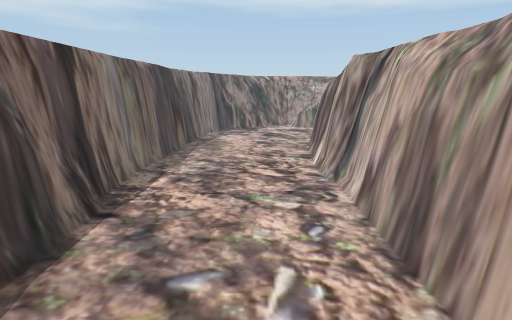
view 1 (above)

16 first-person views from a walk through a Unity game level. The camera is 1.5 m above the floor, tilts 12° down and sees 75° across. The floor is counted in squares, 0.5 m on a side. Each view is taken from the middle of a square. On the plan, view 1 faces up. The plan holds only what a view shows up to about 20 squares ahead; the rest is blank. The place goes on beyond the plan. The player character is not drawn.

view 2
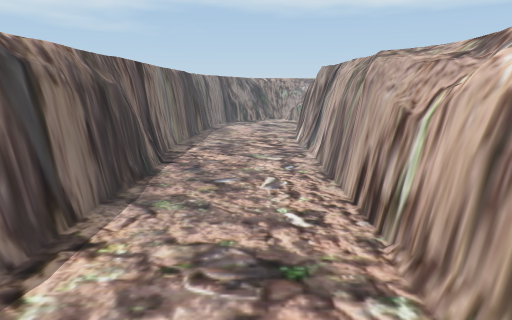

view 3
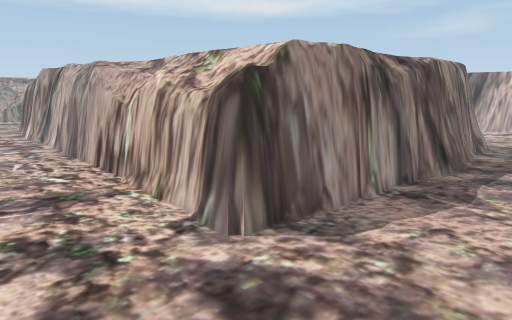

view 4
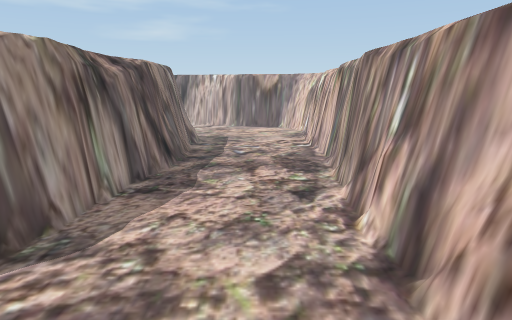

view 5
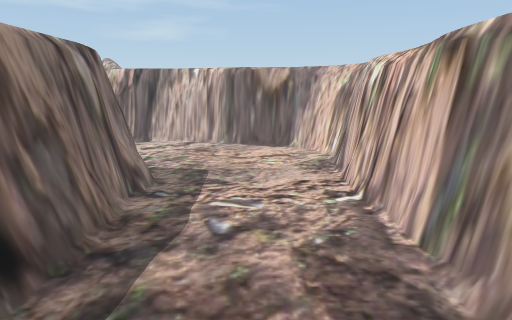

view 6
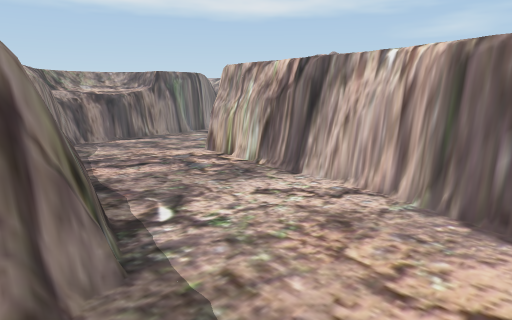

view 7
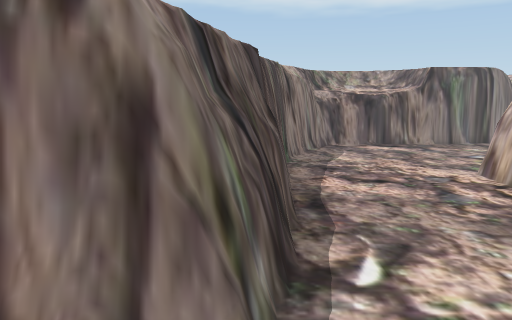

view 8
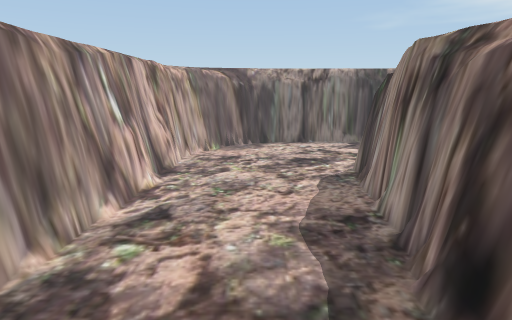

view 9
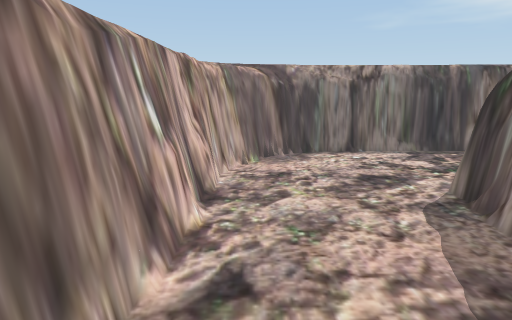

view 10
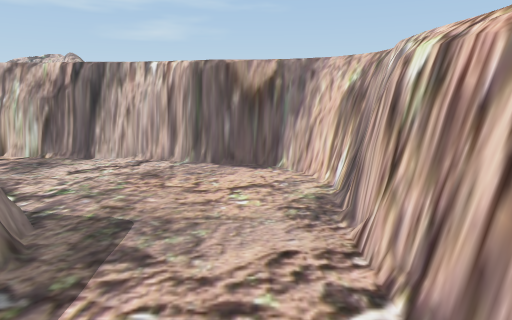

view 11
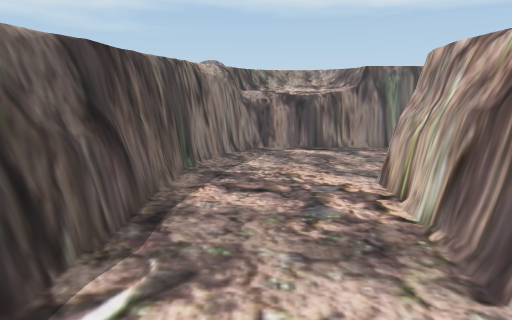

view 12
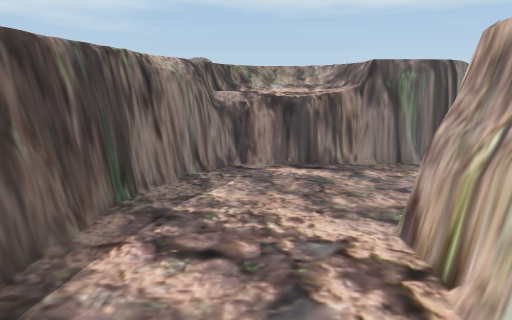

view 13
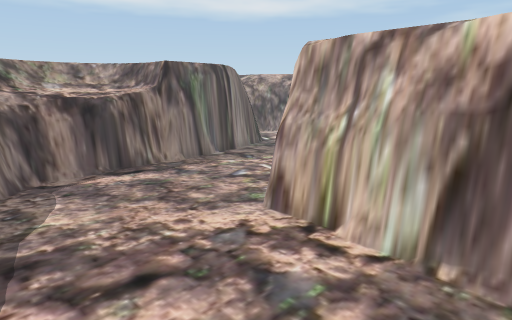

view 14
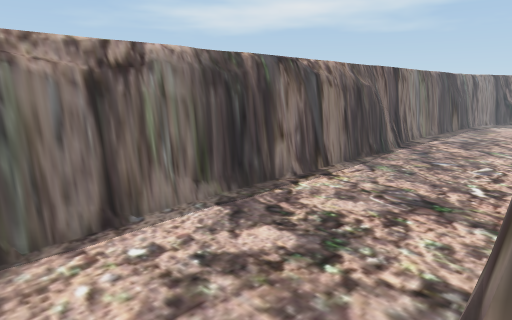

view 15
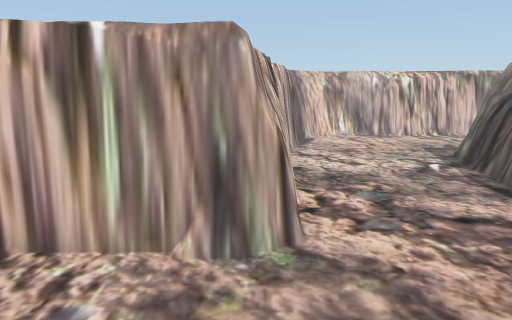

view 16
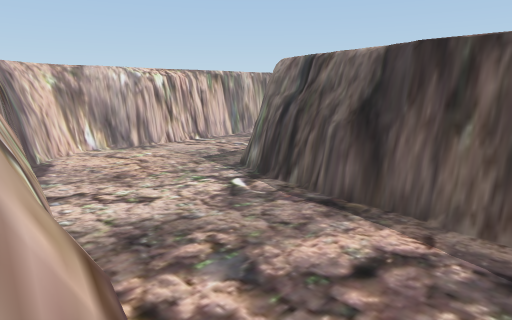

### Floor plan
Key: @ floor where view 1 was taken; # wall or solid block; x gap in a wall; . main floor; : floor 1.5 m higher than the main floor; + floor 1.75 m higher than the main floor; * floor 2 m higher than the main floor; / step, stairs or slope; = window, fence, low wall or low ledge; v drop or lower ground.
Columns run from 5 left of view 1 to 32 right of it. Each row starts with its distance up from view 1.
 13 #.......=                   **  **
 12 #.......v*                 *+:::+*
 11 =.......=*                 *:::::+
 10 =.......=                  +::::::
  9 =.......#*                *:###==###=#
  8 ==......#*                /#=# .......
  7 v=......#*               */#..........
  6 v=......#*               ##...........
  5 ##......#*               #=..........
  4 ##......v**             *#............
  3 ##......#*/             *#............
  2 ##......#//             *#......=#####
  1 #=......#+/             *#......=v
  0 #=...@..#+*             v=......=v
 -1 ##......#+*             v=......##
 -2 #.......#+             *v=......##
 -3 #.......#+*            *#=......=*
 -4 #.......#+*            *##......#*
 -5 #......=#+*            v#.......=*
 -6 #......=#x#v**///****  ##.......=*
 -7 #.........#=###v#v####=#=......##
 -8 #=.............................=v
 -9 ##.............................#*
-10 *#.............................#*
-11 *##............................#*
-12 **##...........................#
-13 ***##=##......................##
-14  ***###=#########======##=#.=##*
-15                 #####v########

Positions as (right, up) in squares from view 1, and headings:
1: (0, 0), facing up
2: (0, -6), facing up
3: (-2, -11), facing up-right
4: (-2, -11), facing right
5: (7, -11), facing right
6: (17, -12), facing up-right
7: (19, -10), facing up
8: (15, -10), facing left
9: (12, -12), facing left
10: (12, -12), facing right
11: (23, -9), facing up
12: (24, -5), facing up
13: (21, -4), facing up-right
14: (3, -10), facing up-left
15: (28, 8), facing down
16: (28, 3), facing down-left
